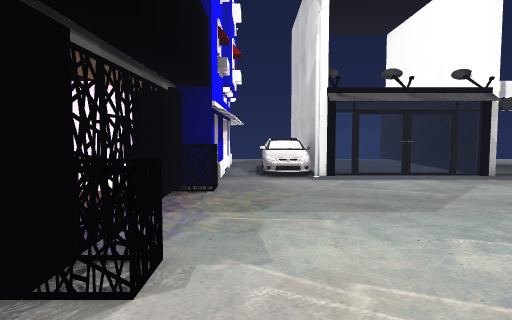
view 1 (above)

23 first-person views from a walk through a Unity game level. The camera is 1.4 m above the floor, tilts 4° down and sees 70° across. The floor is counted in squares, 1 m on a side. Each view is taken from the middle of a square. On the plan, view 1 faces up. The plan holds only what a view shows up to about 16 squares ahead; the rest is blank. The place goes on beyond the plan. The player is left out. Some animated figures are left out. Some surface patterns are stand-ins.

view 2
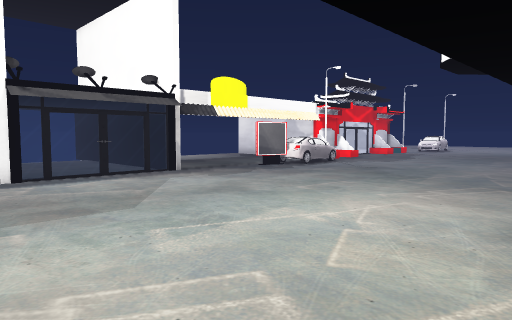

view 3
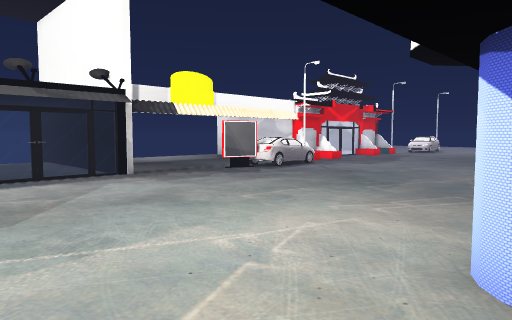

view 4
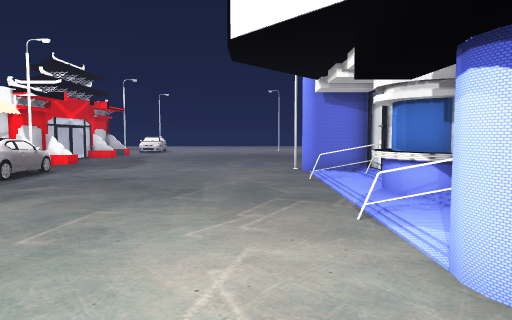

view 5
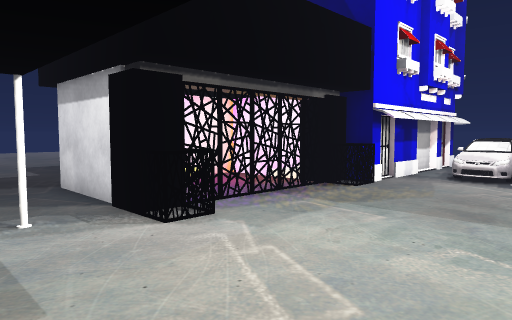

view 6
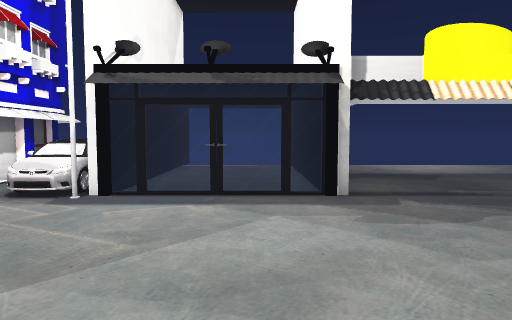

view 7
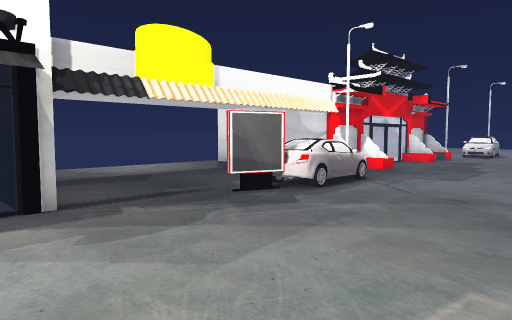

view 8
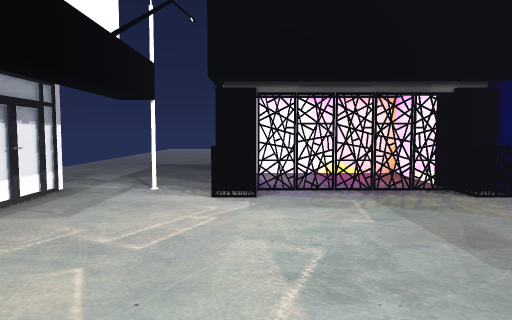

view 9
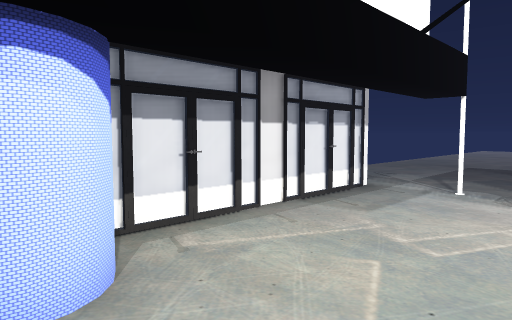

view 10
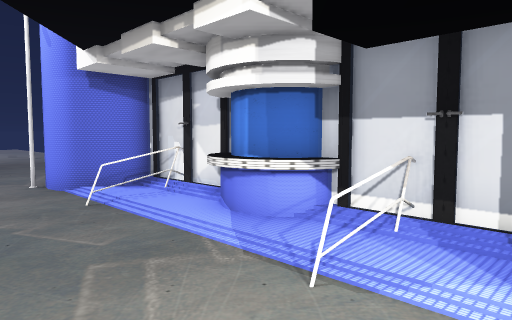

view 11
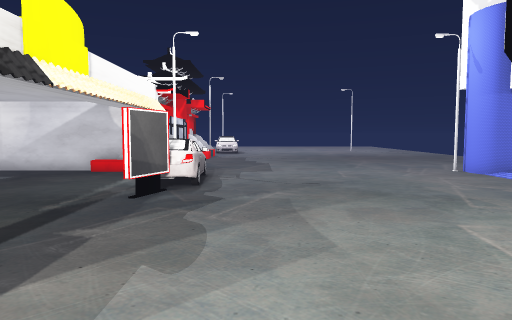

view 12
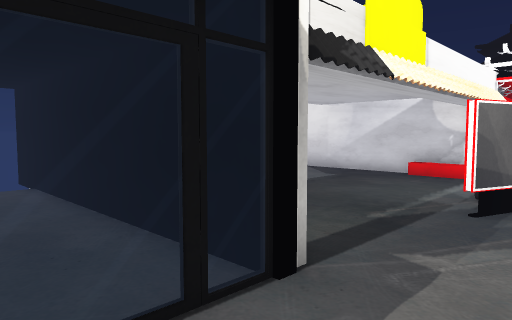

view 13
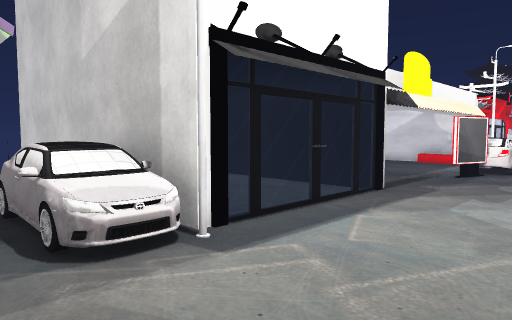

view 14
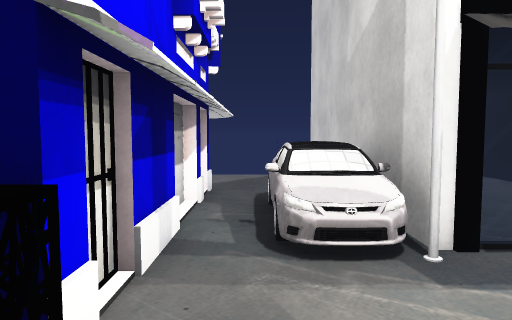

view 15
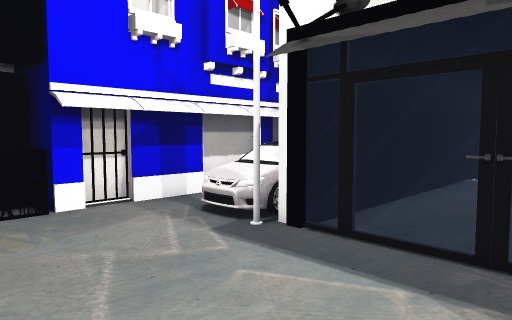

view 16
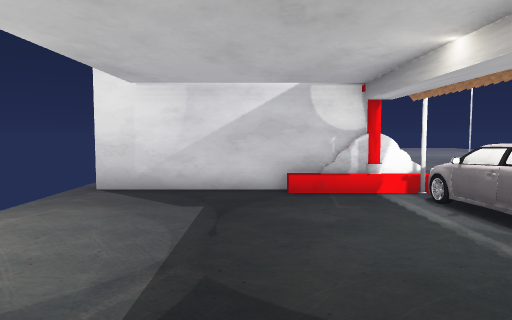

view 17
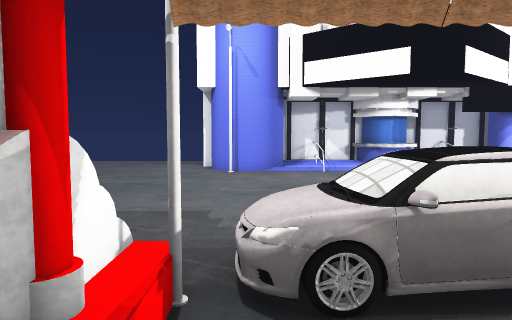

view 18
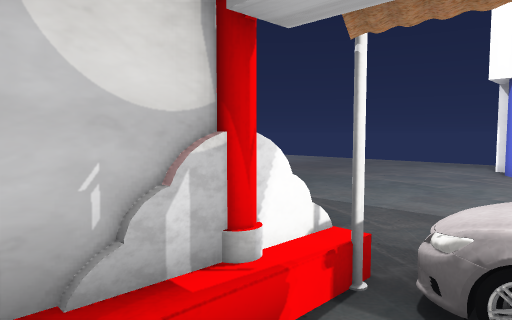

view 19
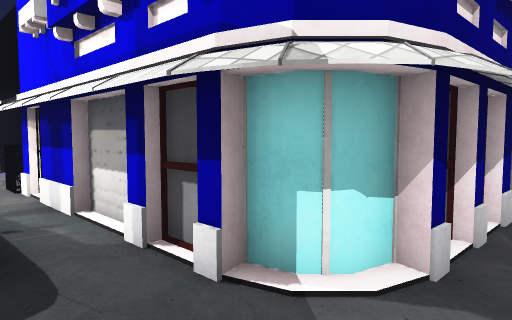

view 20
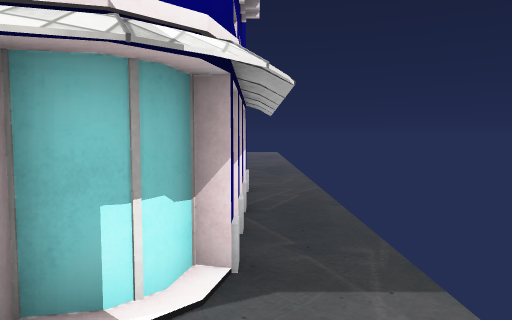

view 21
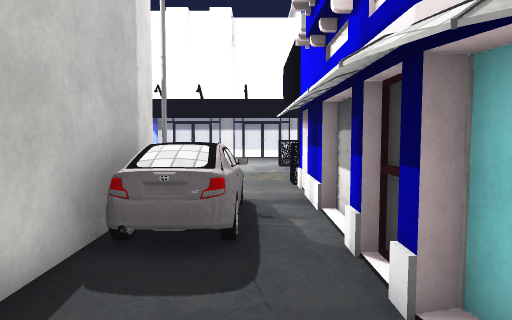

view 22
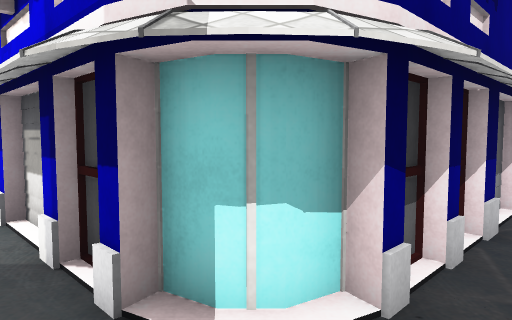

view 23
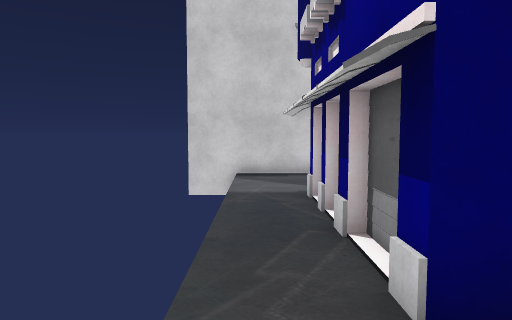

### Floor plan
Key: @ floor where view 1 was taken; # wall or solid block; x gap in a wall; . floor; = window, fence, low wall or low ledge; B building; L lamp; O other object.
Columns run from 13 left of view 1 to 20 right of it. Each row starts with its distance up from view 1.
 21                ##    #
 20 ...............##....# ........#
 19 .........BB....##....# ........#
 18      ###B###...##....# ........#
 17            #B..##....#.........#
 16            ##.O##....#.........#
 15             BOO##....#.........#
 14             BOO##....#.........#
 13            ##OO#=..=.#.........###
 12            ##.OL.=#.=#...#OOOOOL.O
 11            ##.............OOOOO...
 10           ###.....................
  9        #####O.....................
  8        #...x......................
  7        #...x......................
  6        #...x......................
  5 ..     #...x......................
  4 ...... #..##O.....................
  3 .......####OO.....................
  2     ..............................
  1   .........L.......##.=.....#.#L..
  0   ...........@....OOO.=.OO.=### #.
 -1    ........#===#==###=##OO=###  #.
 -2     ......
 -3     ....
 -4     ..

Positions as (right, up) in squares from view 1, and headings:
1: (0, 0), facing up
2: (0, 0), facing up-right
3: (2, 0), facing up-right
4: (3, 3), facing right
5: (4, 0), facing up-left
6: (6, 4), facing up
7: (6, 5), facing up-right
8: (7, 4), facing left
9: (7, 4), facing down-left
10: (7, 4), facing down-right
11: (4, 9), facing right
12: (5, 10), facing up-right
13: (-1, 8), facing up-right
14: (0, 8), facing up
15: (6, 8), facing up-left
16: (9, 16), facing right
17: (17, 15), facing down
18: (16, 15), facing down-right
19: (1, 20), facing down-left
20: (1, 19), facing left
21: (0, 20), facing down
22: (0, 20), facing down-left
23: (-11, 20), facing right
